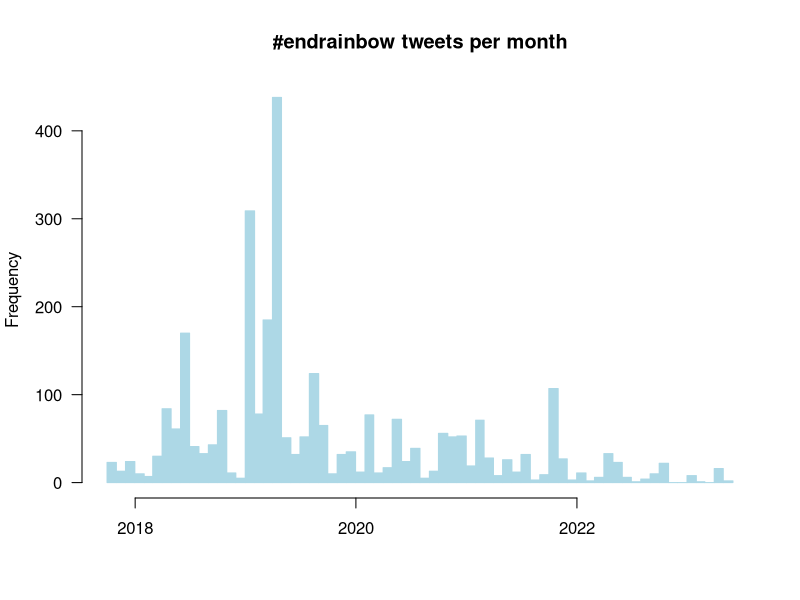
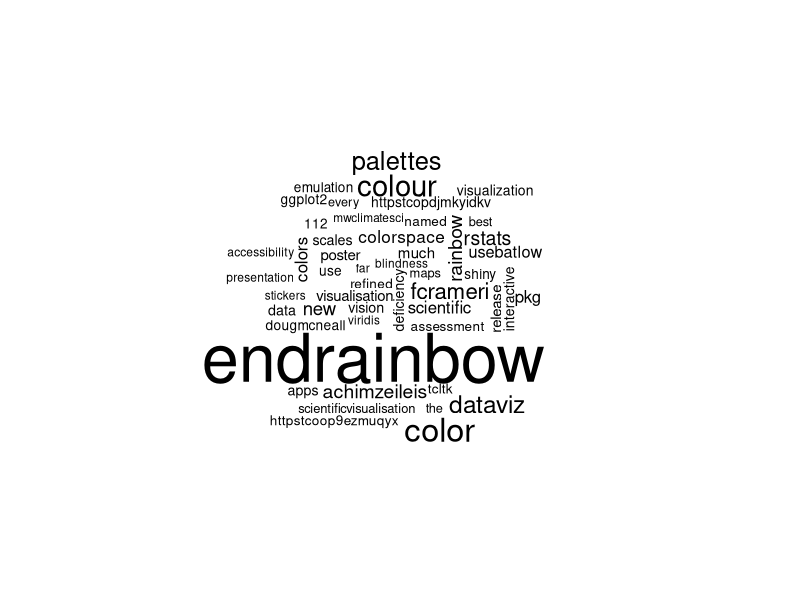

Source code (R) for these figures, in order:
## ---- chunk 1
knitr::opts_chunk$set(echo = TRUE)
## ---- chunk 2
library(tidyverse)
library(tm)
library(wordcloud)
library(lubridate)

## ---- chunk 3
tweets <- read_csv('end_rainbow_tweets.csv', col_names = c('handle', 'text', 'url', 'time'))
tweets1 <- read_csv('end_rainbow_tweets_1.csv', col_names = c('handle', 'text', 'url', 'time'))

tweets_merged <- rbind(tweets, tweets1)

## ---- chunk 4

length(unique(tweets_merged$handle))

## ---- chunk 5

head(sort(table(tweets_merged$handle), decreasing = TRUE), 20)

## ---- chunk 6
tweet_time <- mdy_hm(tweets_merged$time)
## ---- chunk 7
par(las = 1)
tweet_hist <- hist(tweet_time, 
                   breaks = 'months',
                   freq = TRUE,
                   main = "#endrainbow tweets per month",
                   xlab = '',
                   col = 'lightblue',
                   axes = FALSE,
                   border = 'lightblue'
)
Axis(tweet_time, side = 1, col = 'black')
Axis(side = 2, col = 'black')


## ---- chunk 8

library(wordcloud)

wcl <- wordcloud(tweets_merged$text, max.words = 50)

## ---- chunk 9
words <- tweets_merged$text

            corpus <- tm::Corpus(tm::VectorSource(words))
            corpus <- tm::tm_map(corpus, tm::removePunctuation)
            corpus <- tm::tm_map(corpus, function(x) tm::removeWords(x, 
                tm::stopwords()))

corpus[[1]]$content


## ---- chunk 10

#head(sort(termFreq(tweets_merged$text), decreasing = TRUE), 10)

head(sort(termFreq(corpus$content), decreasing = TRUE), 20)

## ---- chunk 11

tdm <- TermDocumentMatrix(corpus)

dtm <- DocumentTermMatrix(corpus)

fft <- findFreqTerms(tdm, lowfreq = 100)

fmft <- findMostFreqTerms(dtm,10)

#termFreq()
